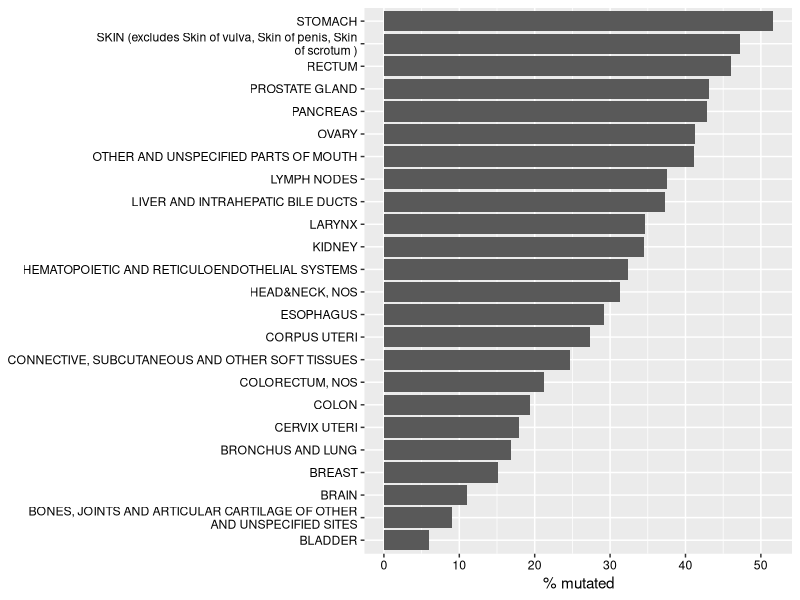

R code for this plot:
## ---- chunk 1
## knitr configuration: http://yihui.name/knitr/options#chunk_options
library(knitr)
opts_chunk$set(comment = "", error= TRUE, warning = FALSE, message = FALSE,
               tidy = FALSE, cache = FALSE, echo = FALSE)
## ---- chunk 2
library(plyr); library(dplyr)
library(magrittr)
library(ggplot2)
# prev <- read.delim("PrevalenceIARCTP53DatabaseR17.txt")
prev2 <- read.delim("assets/prevalenceSomaticIARC TP53 DatabaseR18.txt")
sum <- prev2 %>% 
  ddply(., "Topography", summarise, 
        samples = sum(Sample_analyzed), 
        mutated = sum(Sample_mutated), 
        percent = (mutated/samples)*100) %>%
  filter(samples > 500)
lab <- lapply(strwrap(sum$Topography, 50, simplify = F), paste, collapse = "\n")
sum %>% 
  ggplot(aes(reorder(Topography, percent), percent)) +
  geom_bar(stat = 'identity') +
  labs(y = "% mutated", x = NULL) +
  scale_x_discrete(labels = lab) +
  coord_flip() + 
  theme(axis.text = element_text(colour = "black"))
